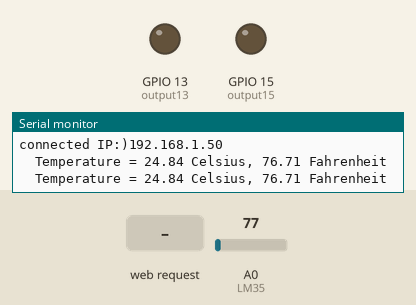
This sketch was run on a simulated ESP8266 (NodeMCU). Parts: output pins drawn as LEDs (lit = HIGH), the last lines printed to the serial monitor. The test bench sets the inputs (shaded band); at power-on: A0 (LM35) = 77. WiFi joins after 1.5 s; servers stay silent unless stated.

Above: at 2.7 s.
2.8 s: HTTP request GET /15/on received
At 3.9 s:
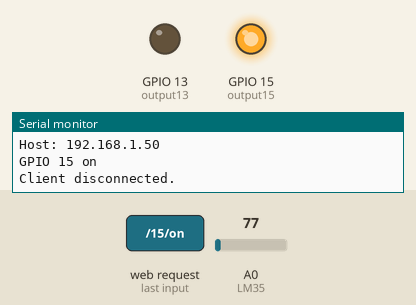
5.0 s: HTTP request GET /13/on received
At 6.7 s:
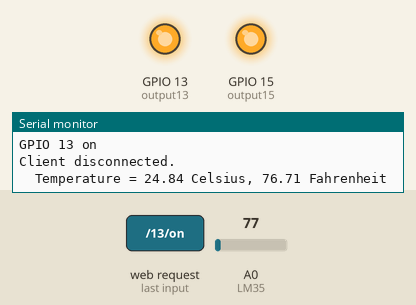
7.0 s: HTTP request GET /15/off received
At 8.7 s:
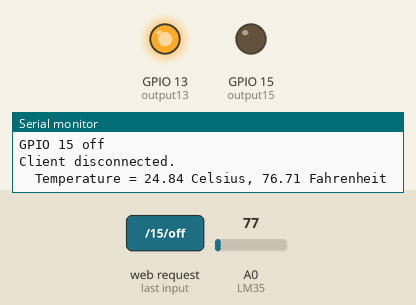
9.0 s: HTTP request GET /13/off received
At 10.5 s:
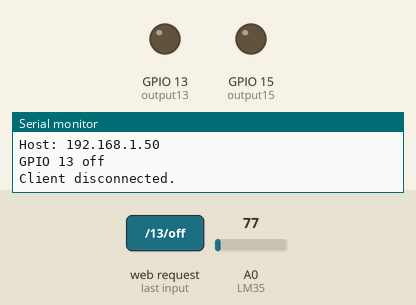
Timing chart, 0 to 12.0 s (numbered marks = the images above; inputs shaded):
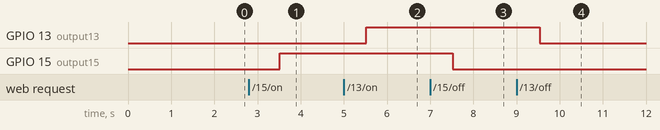

Measured:
- after the input at 2.8 s, GPIO 15 (output15): LOW → HIGH after 0.71 s
- after the input at 5.0 s, GPIO 13 (output13): LOW → HIGH after 0.52 s
- after the input at 7.0 s, GPIO 15 (output15): HIGH → LOW after 0.53 s
- after the input at 9.0 s, GPIO 13 (output13): HIGH → LOW after 0.54 s

The sketch:

wifi_manager.ino
```cpp
#include <ESP8266WiFi.h>          //https://github.com/esp8266/Arduino
//needed for library
#include <DNSServer.h>
#include <ESP8266WebServer.h>
#include <WiFiManager.h>         //https://github.com/tzapu/WiFiManager

//wlan9c6857

WiFiServer server(80);

float temp_celsius = 0;
float temp_fahrenheit = 0;

// Variable to store the HTTP request
String header;

// Auxiliar variables to store the current output state
String output15State = "off";
String output13State = "off";

// Assign output variables to GPIO pins
const int output15 = 15;
const int output13 = 13;

// Current time
unsigned long currentTime = millis();
// Previous time
unsigned long previousTime = 0;
// Define timeout time in milliseconds (example: 2000ms = 2s)
const long timeoutTime = 2000;

void setup() {
    // put your setup code here, to run once:
    Serial.begin(115200);
    pinMode(output15, OUTPUT);
    pinMode(output13, OUTPUT);
    // Set outputs to LOW
    digitalWrite(output15, LOW);
    digitalWrite(output13, LOW);

    WiFiManager wifiManager;
    wifiManager.resetSettings();
    wifiManager.autoConnect("Kandatz WiFi Manager");
    Serial.println("connected :)");
    if (WiFi.status() == WL_CONNECTED)
        Serial.print("connected IP:)");
        Serial.println(WiFi.localIP());
        server.begin();
}


void loop() {

temp_celsius = (analogRead(A0) * 330.0) / 1023.0;   // To convert analog values to Celsius We have 3.3 V on our board and we know that output voltage of LM35 varies by 10 mV to every degree Celsius rise/fall. So , (A0*3300/10)/1023 = celsius
  temp_fahrenheit = temp_celsius * 1.8 + 32.0;
  temp_celsius = (analogRead(A0) * 330.0) / 1023.0;   // To convert analog values to Celsius We have 3.3 V on our board and we know that output voltage of LM35 varies by 10 mV to every degree Celsius rise/fall. So , (A0*3300/10)/1023 = celsius
  temp_fahrenheit = temp_celsius * 1.8 + 32.0;

  //print on terminal
  Serial.print("  Temperature = ");
  Serial.print(temp_celsius);
  Serial.print(" Celsius, ");
  Serial.print(temp_fahrenheit);
  Serial.println(" Fahrenheit");

  WiFiClient client = server.available();   // Listen for incoming clients

  if (client) {                             // If a new client connects,
    Serial.println("New Client -_-");          // print a message out in the serial port
    String currentLine = "";                // make a String to hold incoming data from the client
    currentTime = millis();
    previousTime = currentTime;
    while (client.connected() && currentTime - previousTime <= timeoutTime) { // loop while the client's connected
      currentTime = millis();
      if (client.available()) {             // if there's bytes to read from the client,
        char c = client.read();             // read a byte, then
        Serial.write(c);                    // print it out the serial monitor
        header += c;
        if (c == '\n') {                    // if the byte is a newline character
          // if the current line is blank, you got two newline characters in a row.
          // that's the end of the client HTTP request, so send a response:
          if (currentLine.length() == 0) {
            // HTTP headers always start with a response code (e.g. HTTP/1.1 200 OK)
            // and a content-type so the client knows what's coming, then a blank line:
            client.println("HTTP/1.1 200 OK");
            client.println("Content-type:text/html");
            client.println("Connection: close");
            client.println("Refresh: 2");
            client.println();

            // turns the GPIOs on and off
            if (header.indexOf("GET /15/on") >= 0) {
              Serial.println("GPIO 15 on");
              output15State = "on";
              digitalWrite(output15, HIGH);
            } else if (header.indexOf("GET /15/off") >= 0) {
              Serial.println("GPIO 15 off");
              output15State = "off";
              digitalWrite(output15, LOW);
            } else if (header.indexOf("GET /13/on") >= 0) {
              Serial.println("GPIO 13 on");
              output13State = "on";
              digitalWrite(output13, HIGH);
            } else if (header.indexOf("GET /13/off") >= 0) {
              Serial.println("GPIO 13 off");
              output13State = "off";
              digitalWrite(output13, LOW);
            }

            // Display the HTML web page
            client.println("<!DOCTYPE html><html>");
            client.println("<head><meta name=\"viewport\" content=\"width=device-width, initial-scale=1\">");
            client.println("<link rel=\"icon\" href=\"data:,\">");
            // CSS to style the on/off buttons
            // Feel free to change the background-color and font-size attributes to fit your preferences
            client.println("<style>html { font-family: Helvetica; display: inline-block; margin: 0px auto; text-align: center;}");
            client.println(".button { background-color: #195B6A; border: none; color: white; padding: 16px 40px;");
            client.println("text-decoration: none; font-size: 30px; margin: 2px; cursor: pointer;}");
            client.println(".button2 {background-color: #77878A;}</style></head>");

            // Web Page Heading
            client.println("<body><h1>Smart Home Control</h1>");

            // Display current state, and ON/OFF buttons for GPIO 15
            client.println("<p>GPIO 15 - State " + output15State + "</p>");
            // If the output15State is off, it displays the ON button
            if (output15State=="off") {
              client.println("<p><a href=\"/15/on\"><button class=\"button\">ON</button></a></p>");
            } else {
              client.println("<p><a href=\"/15/off\"><button class=\"button button2\">OFF</button></a></p>");
            }

            // Display current state, and ON/OFF buttons for GPIO 13
            client.println("<p>GPIO 13 - State " + output13State + "</p>");
            // If the output13State is off, it displays the ON button
            if (output13State=="off") {
              client.println("<p><a href=\"/13/on\"><button class=\"button\">ON</button></a></p>");
            } else {
              client.println("<p><a href=\"/13/off\"><button class=\"button button2\">OFF</button></a></p>");
            }
            client.print("<p style='text-align: center;'><span style='font-size: x-large;'><strong>Digital Thermometer</strong></span></p>");
            client.print("<p style='text-align: center;'><span style='color: #0000ff;'><strong style='font-size: large;'>Temperature (*C)= ");
            client.println(temp_celsius);
            client.print("<p style='text-align: center;'><span style='color: #0000ff;'><strong style='font-size: large;'>Temperature (F) = ");
            client.println(temp_fahrenheit);
            client.print("</p>");

            client.println("</body></html>");

            // The HTTP response ends with another blank line
            client.println();
            // Break out of the while loop
            break;
          } else { // if you got a newline, then clear currentLine
            currentLine = "";
          }
        } else if (c != '\r') {  // if you got anything else but a carriage return character,
          currentLine += c;      // add it to the end of the currentLine
        }
      }
    }
    // Clear the header variable
    header = "";
//     Close the connection
    client.stop();
    Serial.println("Client disconnected.");
    Serial.println("");
  }
 delay(1000);

}
```
